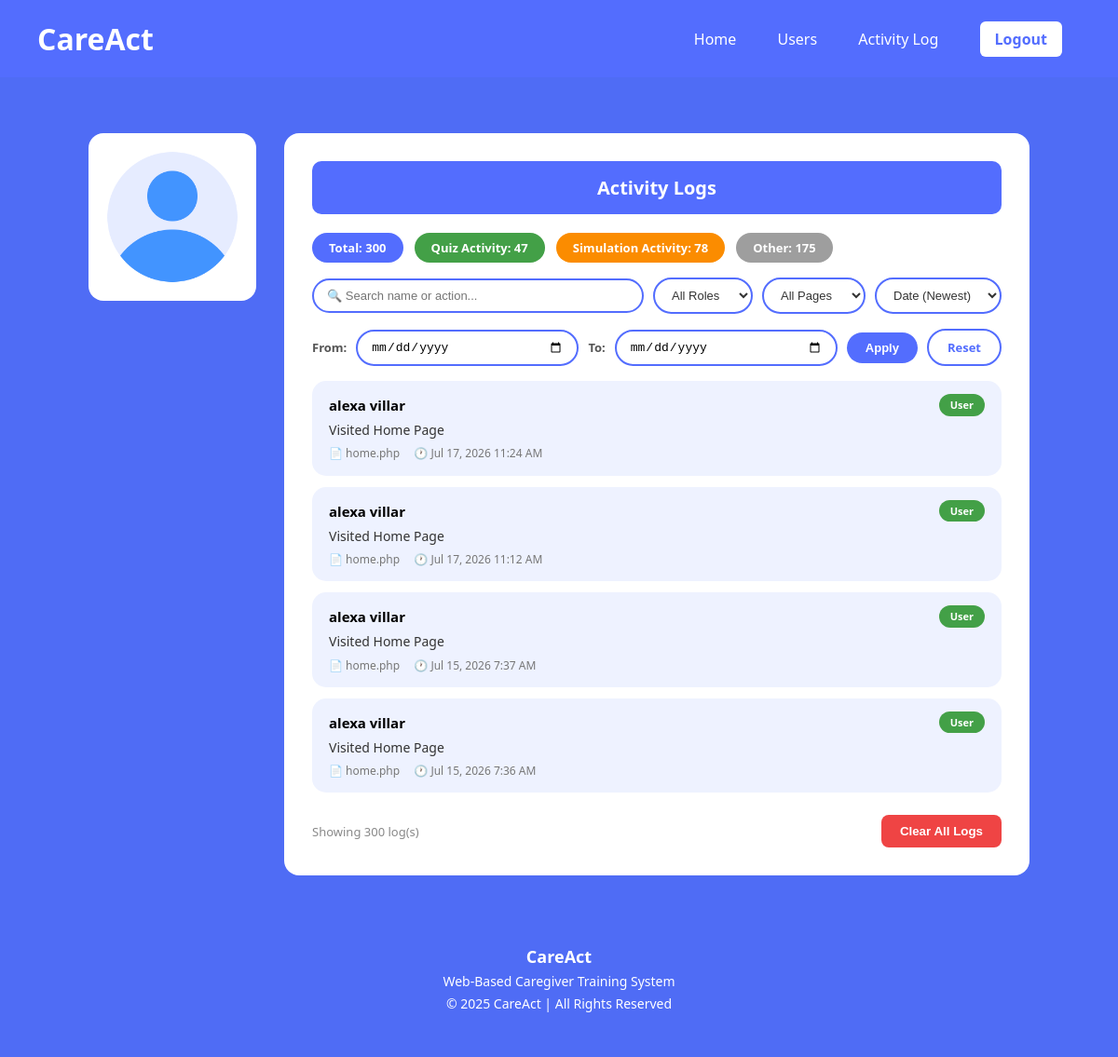
The app's page /activity_logs.php (signed in) with its own data.
### tables this page shows
CREATE TABLE `activity_logs` (
  `id` int(11) NOT NULL,
  `user_id` int(11) NOT NULL,
  `role` varchar(50) DEFAULT NULL,
  `action` text DEFAULT NULL,
  `page` varchar(255) DEFAULT NULL,
  `created_at` timestamp NOT NULL DEFAULT current_timestamp()
);

CREATE TABLE `users` (
  `id` int(11) NOT NULL,
  `first_name` varchar(100) DEFAULT NULL,
  `middle_name` varchar(100) DEFAULT NULL,
  `last_name` varchar(100) DEFAULT NULL,
  `gender` varchar(20) DEFAULT NULL,
  `email` varchar(150) DEFAULT NULL,
  `password` varchar(255) DEFAULT NULL,
  `created_at` timestamp NOT NULL DEFAULT current_timestamp(),
  `role` enum('user','admin','instructor') DEFAULT 'user',
  `verified` tinyint(1) NOT NULL DEFAULT 0
);

### activity_logs.php (the view, shortened to what this page needs)
<?php
include "db.php";
$search      = trim($_GET['search']   ?? '');
$filterRole  = $_GET['role']          ?? 'all';
$sortBy      = $_GET['sort']          ?? 'date_desc';
$dateFrom    = $_GET['date_from']     ?? '';
$dateTo      = $_GET['date_to']       ?? '';
$where = [];
$whereClause = !empty($where) ? "WHERE " . implode(" AND ", $where) : "";
$orderClause = "a.created_at DESC";
$sql = "
SELECT a.*, u.first_name, u.last_name, u.role AS urole
FROM activity_logs a
LEFT JOIN users u ON a.user_id = u.id
$whereClause
ORDER BY $orderClause
LIMIT 300
";
$result = mysqli_query($conn, $sql);
$logs = [];
while ($row = mysqli_fetch_assoc($result)) {
    $logs[] = $row;
}
$totalLogs = count($logs);
?>
<!DOCTYPE html>
<html lang="en">
<head>
</head>
<body>
<header>
  <div class="logo">CareAct</div>
  <nav>
    <a href="admin_home.php">Home</a>
    <a href="admin_users.php">Users</a>
    <a href="activity_logs.php">Activity Log</a>
    <a href="logout.php" class="logout">Logout</a>
  </nav>
</header>
<div class="wrapper">
  <div class="admin-box">
    <img src="blankuser.png" alt="Admin Icon">
  </div>
  <div class="container">
    <div class="title"><b>Activity Logs</b></div>
    <?php
      $quizCount = count(array_filter($logs, fn($l) => str_contains(strtolower($l['page'] ?? ''), 'quiz')));
      $simCount  = count(array_filter($logs, fn($l) => str_contains(strtolower($l['page'] ?? ''), 'sim')));
      $otherCount = $totalLogs - $quizCount - $simCount;
    ?>
    <div class="stats-bar">
      <span class="stat-badge stat-total">Total: <?php echo $totalLogs; ?></span>
      <span class="stat-badge stat-quiz">Quiz Activity: <?php echo $quizCount; ?></span>
      <span class="stat-badge stat-sim">Simulation Activity: <?php echo $simCount; ?></span>
      <span class="stat-badge stat-other">Other: <?php echo $otherCount; ?></span>
    </div>
    <form method="GET" action="activity_logs.php">
      <div class="controls">
        <input type="text" name="search"
               placeholder="🔍 Search name or action..."
               value="<?php echo htmlspecialchars($search); ?>">
        <select name="role">
          <option value="all"        <?php echo $filterRole === 'all'        ? 'selected' : ''; ?>>All Roles</option>
        </select>
        <select name="page_filter">
          <option value="all">All Pages</option>
        </select>
        <select name="sort">
          <option value="date_desc" <?php echo $sortBy === 'date_desc' ? 'selected' : ''; ?>>Date (Newest)</option>
        </select>
      </div>
      <div class="controls">
        <label style="font-size:13px;font-weight:bold;color:#555;">From:</label>
        <input type="date" name="date_from"
               value="<?php echo htmlspecialchars($dateFrom); ?>">
        <label style="font-size:13px;font-weight:bold;color:#555;">To:</label>
        <input type="date" name="date_to"
               value="<?php echo htmlspecialchars($dateTo); ?>">
        <button type="submit" class="btn-filter">Apply</button>
        <a href="activity_logs.php" class="btn-reset">Reset</a>
      </div>
    </form>
    <div class="list">
      <?php if (empty($logs)): ?>
        <div class="empty-msg">No activity logs found matching your filters.</div>
      <?php else: ?>
        <?php foreach ($logs as $log):
          $logRole   = !empty($log['role']) ? $log['role'] : ($log['urole'] ?? 'user');
$roleClass = 'role-user';
if ($logRole === 'instructor') $roleClass = 'role-instructor';
if ($logRole === 'admin')      $roleClass = 'role-admin';
          $firstName = trim($log['first_name'] ?? '');
$lastName  = trim($log['last_name']  ?? '');
$name = htmlspecialchars(!empty($firstName) ? "$firstName $lastName" : "Unknown User");
          $formattedDate = date('M d, Y g:i A', strtotime($log['created_at']));
        ?>
        <div class="log">
          <div class="log-header">
            <span class="log-name"><?php echo $name; ?></span>
            <span class="role-badge <?php echo $roleClass; ?>"><?php echo ucfirst($logRole); ?></span>
          </div>
          <div class="log-action"><?php echo htmlspecialchars($log['action']); ?></div>
          <div class="log-meta">
            <span>📄 <?php echo htmlspecialchars($log['page'] ?? ''); ?></span>
            <span>🕐 <?php echo $formattedDate; ?></span>
          </div>
        </div>
        <?php endforeach; ?>
      <?php endif; ?>
    </div>
    <div class="bottom-actions">
      <span class="log-count">Showing <?php echo $totalLogs; ?> log(s)</span>
      <form method="POST"
            onsubmit="return confirm('Are you sure you want to clear all logs?');">
        <button type="submit" name="clear_logs" class="clear-btn">
        </button>
      </form>
    </div>
  </div>
</div>
<footer>
  <h3>CareAct</h3>
  <p>Web-Based Caregiver Training System</p>
  <p>© 2025 CareAct | All Rights Reserved</p>
</footer>
</body>
</html>

### activity_logs.php (style rules this page uses)
:root { --primary: #536dfe; --light: #eef2ff; }
* { box-sizing: border-box; }
body { margin: 0; font-family: "Segoe UI", sans-serif; background: #4f6cf5; }
header { background: var(--primary); color: white; padding: 20px 40px; display: flex; justify-content: space-between; align-items: center; }
.logo { font-size: 32px; font-weight: bold; }
nav a { color: white; margin: 0 20px; text-decoration: none; font-weight: 500; }
.logout { background: white; color: var(--primary); padding: 8px 16px; border-radius: 6px; margin-left: 20px; font-weight: bold; }
.wrapper { display: flex; justify-content: center; gap: 30px; margin-top: 60px; padding-bottom: 60px; }
.admin-box { width: 180px; height: 180px; background: white; border-radius: 16px; display: flex; align-items: center; justify-content: center; flex-shrink: 0; }
.admin-box img { width: 80%; }
.container { width: 800px; background: white; padding: 30px; border-radius: 16px; }
.title { text-align: center; background: var(--primary); color: white; padding: 15px; border-radius: 10px; font-size: 20px; margin-bottom: 20px; }
.stats-bar { display: flex; gap: 12px; margin-bottom: 16px; flex-wrap: wrap; }
.stat-badge { padding: 7px 18px; border-radius: 50px; font-weight: bold; font-size: 13px; color: white; }
.stat-total { background: var(--primary); }
.stat-quiz { background: #43a047; }
.stat-sim { background: #fb8c00; }
.stat-other { background: #9e9e9e; }
.controls { display: flex; gap: 10px; margin-bottom: 16px; flex-wrap: wrap; align-items: center; }
.controls input[type="text"], .controls input[type="date"] { flex: 1; min-width: 140px; padding: 9px 14px; border-radius: 50px; border: 2px solid var(--primary); font-size: 13px; outline: none; }
.controls select { padding: 9px 14px; border-radius: 50px; border: 2px solid var(--primary); font-size: 13px; background: white; color: #333; cursor: pointer; outline: none; }
.btn-filter { background: var(--primary); color: white; border: none; padding: 9px 20px; border-radius: 50px; font-size: 13px; font-weight: bold; cursor: pointer; }
.btn-reset { background: white; color: var(--primary); border: 2px solid var(--primary); padding: 9px 20px; border-radius: 50px; font-size: 13px; font-weight: bold; cursor: pointer; text-decoration: none; display: inline-block; }
.list { max-height: 450px; overflow-y: auto; }
.log { background: var(--light); padding: 14px 18px; border-radius: 15px; margin-bottom: 12px; font-size: 14px; line-height: 1.6; }
.log-header { display: flex; justify-content: space-between; align-items: flex-start; margin-bottom: 4px; }
.log-name { font-weight: bold; font-size: 15px; }
.role-badge { padding: 3px 12px; border-radius: 50px; font-size: 11px; font-weight: bold; color: white; flex-shrink: 0; }
.role-user { background: #43a047; }
.log-action { color: #333; margin-bottom: 4px; }
.log-meta { color: #777; font-size: 12px; }
.log-meta span { margin-right: 12px; }
.bottom-actions { display: flex; justify-content: space-between; align-items: center; margin-top: 16px; }
.clear-btn { background: #ef4444; color: white; border: none; padding: 10px 20px; border-radius: 8px; font-weight: bold; cursor: pointer; }
.log-count { color: #888; font-size: 13px; }
footer { background: #4f6cf5; color: white; text-align: center; padding: 15px 20px; margin-top: auto; }
footer h3 { margin: 0; font-size: 18px; }
footer p { margin: 5px 0; font-size: 14px; text-align: center; }

### records on screen
activity_logs: user.last_name "alexa villar", role "User", action "Visited Home Page", page "home.php", created_at "Jul 17, 2026 11:24 AM"
activity_logs: user.last_name "alexa villar", role "User", action "Visited Home Page", page "home.php", created_at "Jul 17, 2026 11:12 AM"
activity_logs: user.last_name "alexa villar", role "User", action "Visited Home Page", page "home.php", created_at "Jul 15, 2026 7:37 AM"
activity_logs: user.last_name "alexa villar", role "User", action "Visited Home Page", page "home.php", created_at "Jul 15, 2026 7:36 AM"

### other values on screen
$totalLogs "300"
$quizCount "47"
$simCount "78"
$otherCount "175"
